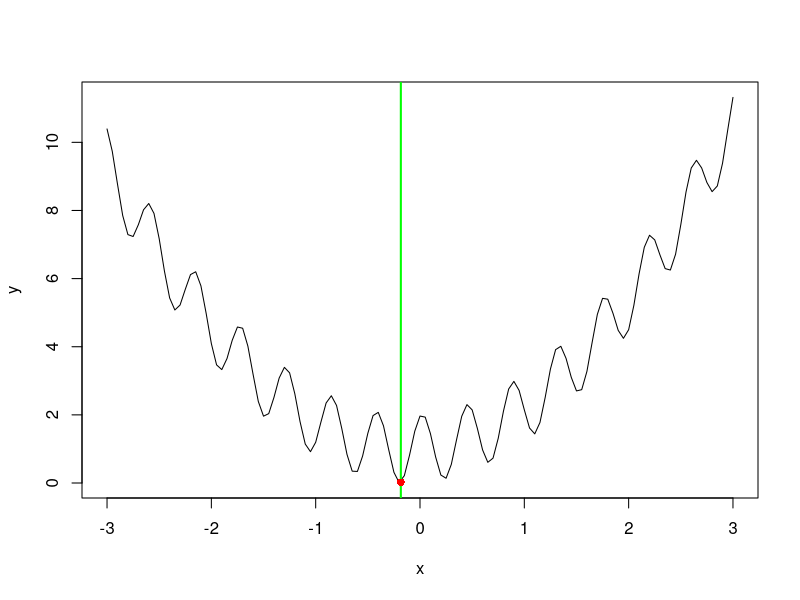
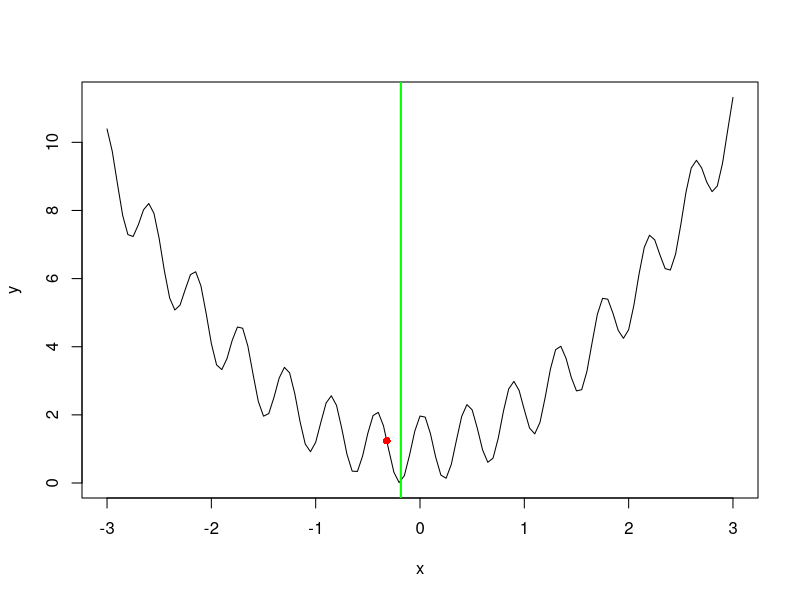
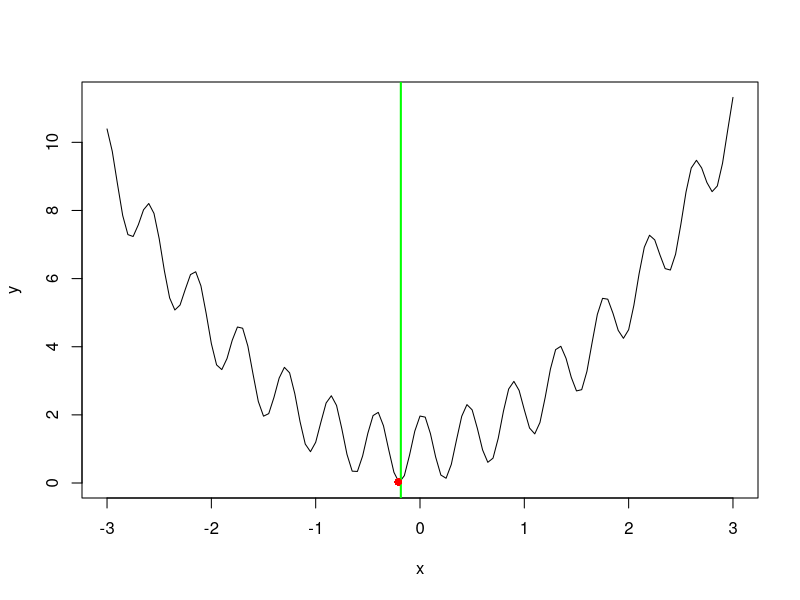
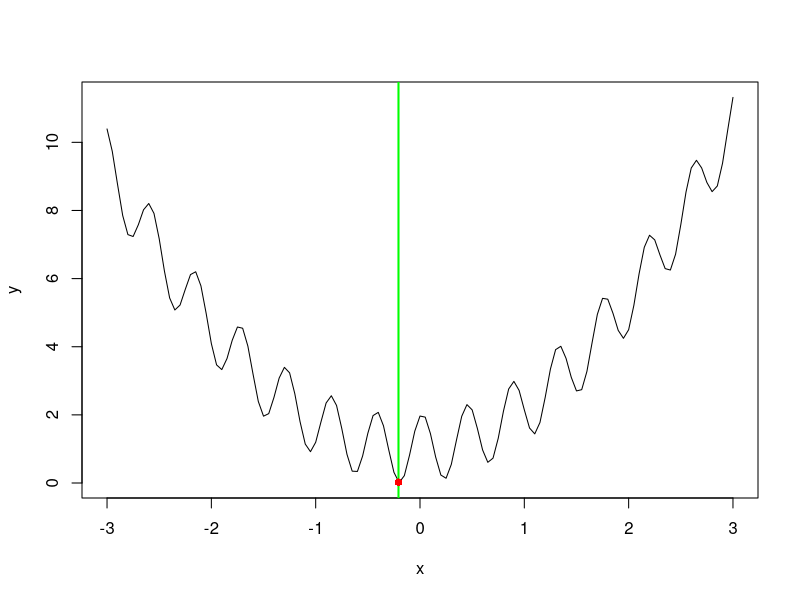
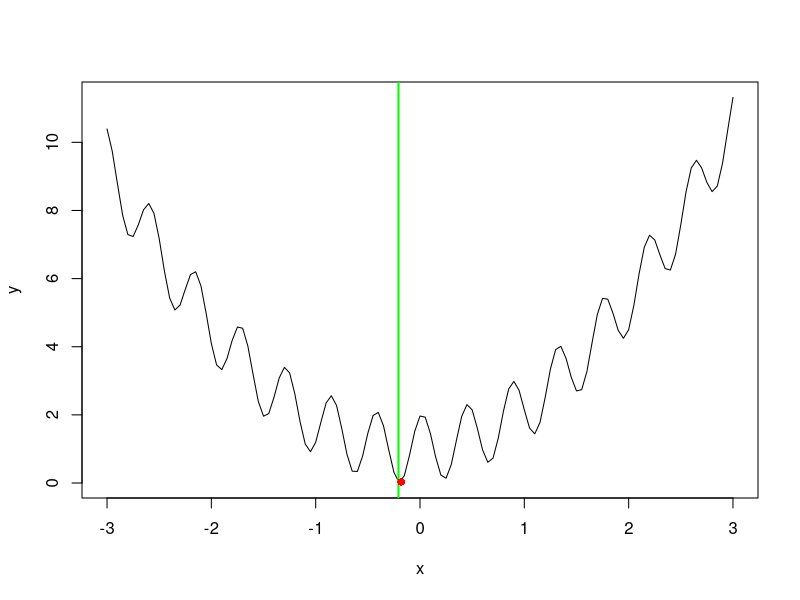
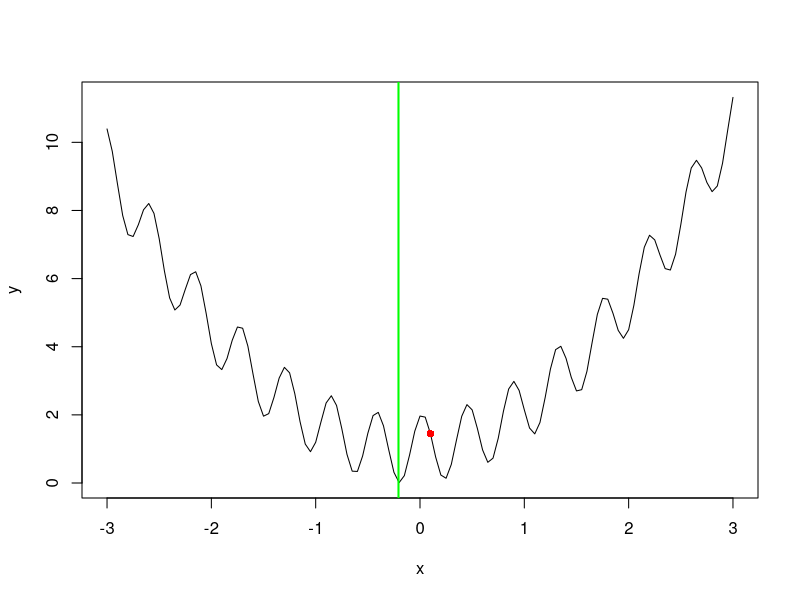
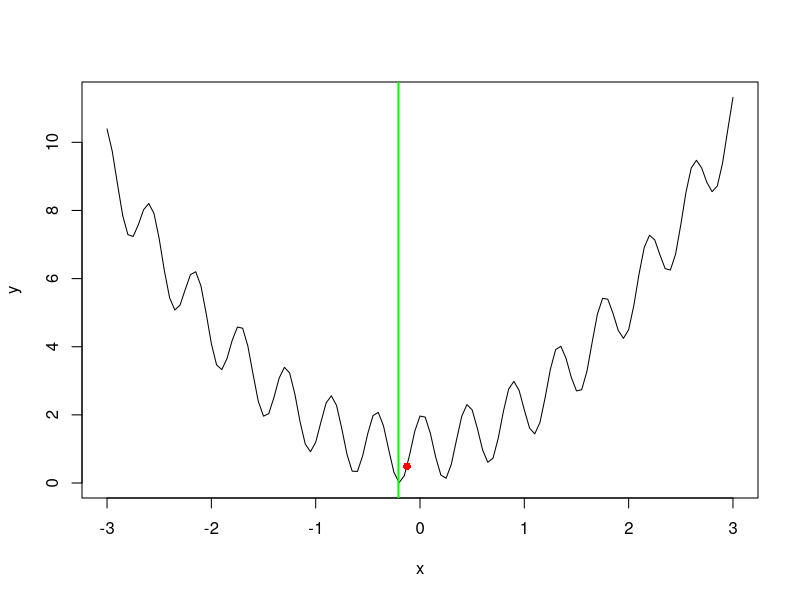
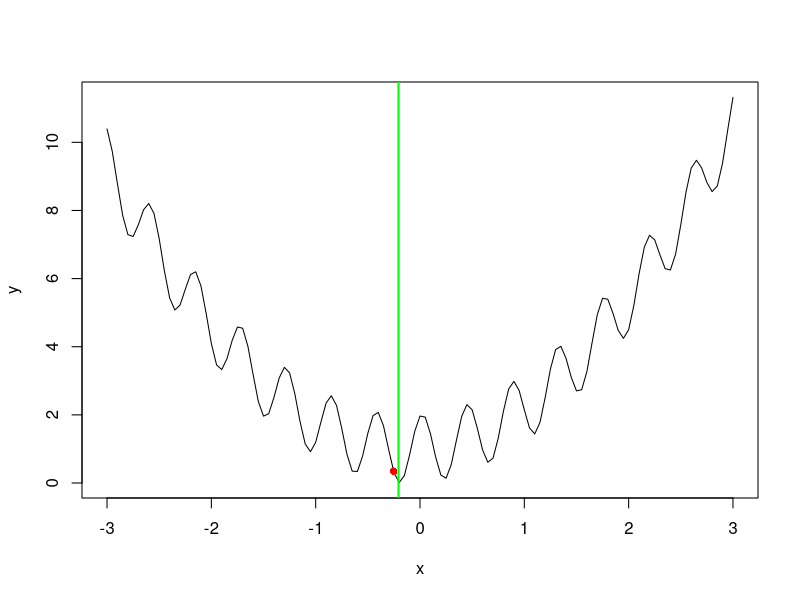

Recreate these plots in R, in order. (Note: this script raises an error after producing the figures.)
f <- function(x) {
  return(cos(14.5*x - 0.3) + x * (x + 0.2) + 1.01)
}

low <- -3
high <- -low

x <- seq(low, high, 0.05)
y <- f(x)

tmax <- 100
digitos <- floor(log(tmax, 10)) + 1
curr <- runif(1, low, high)
best <- curr
step <- 0.3

for (tiempo in 1:tmax) {
  delta <- runif(1, 0, step)
  left <- curr - delta
  right <- curr + delta
  fl <- f(left)
  fr <- f(right)
  
  if (fl < fr) {
    curr <- left
  } else {
    curr <- right
  }
  if (f(curr) < f(best)) { # minimizamos
    best <- curr
  }
  tl <- paste(tiempo, "", sep="")
  while (nchar(tl) < digitos) {
    tl <- paste("0", tl, sep="")
  }
  salida <- paste("p7_t", tl, ".png", sep="")
  tiempo <- paste("Paso", tiempo)
  png(salida, width=500, height=400)
  plot(x, y, type="l")
  abline(v = best, col="green", lwd=2)
  points(curr, f(curr), pch=16, col="red")
  graphics.off()
}